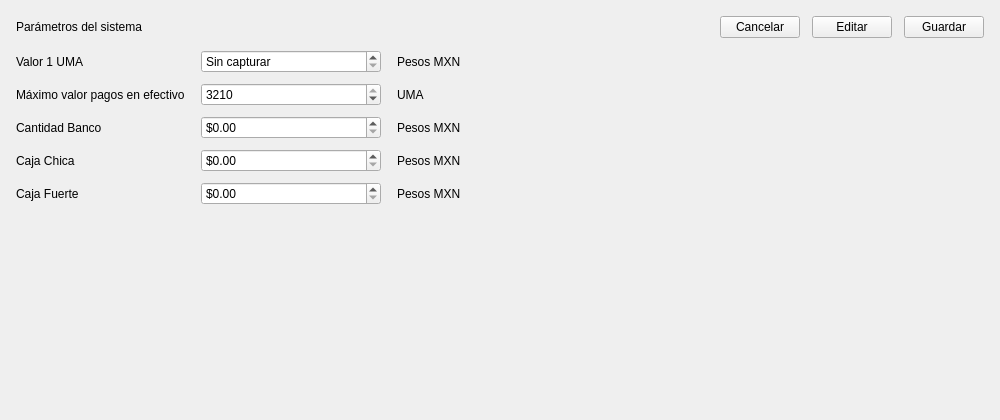
<?xml version="1.0" encoding="UTF-8"?>
<ui version="4.0">
 <class>SystemSettingsWidget</class>
 <widget class="QWidget" name="SystemSettingsWidget">
  <property name="geometry">
   <rect>
    <x>0</x>
    <y>0</y>
    <width>1000</width>
    <height>420</height>
   </rect>
  </property>
  <layout class="QVBoxLayout" name="systemSettingsLayout">
   <property name="leftMargin">
    <number>0</number>
   </property>
   <property name="topMargin">
    <number>0</number>
   </property>
   <property name="rightMargin">
    <number>0</number>
   </property>
   <property name="bottomMargin">
    <number>0</number>
   </property>
   <item>
    <widget class="QFrame" name="parametersCard">
     <property name="class" stdset="0">
      <string notr="true">card</string>
     </property>
     <layout class="QVBoxLayout" name="parametersCardLayout">
      <property name="spacing">
       <number>12</number>
      </property>
      <property name="leftMargin">
       <number>16</number>
      </property>
      <property name="topMargin">
       <number>16</number>
      </property>
      <property name="rightMargin">
       <number>16</number>
      </property>
      <property name="bottomMargin">
       <number>16</number>
      </property>
      <item>
       <layout class="QHBoxLayout" name="parametersHeaderLayout">
        <item>
         <widget class="QLabel" name="parametersTitle">
          <property name="text">
           <string>Parámetros del sistema</string>
          </property>
          <property name="class" stdset="0">
           <string notr="true">h3</string>
          </property>
         </widget>
        </item>
        <item>
         <spacer name="parametersHeaderSpacer">
          <property name="orientation">
           <enum>Qt::Orientation::Horizontal</enum>
          </property>
          <property name="sizeHint" stdset="0">
           <size>
            <width>40</width>
            <height>20</height>
           </size>
          </property>
         </spacer>
        </item>
        <item>
         <widget class="QPushButton" name="cancelButton">
          <property name="text">
           <string>Cancelar</string>
          </property>
          <property name="class" stdset="0">
           <string notr="true">secondary</string>
          </property>
         </widget>
        </item>
        <item>
         <widget class="QPushButton" name="editButton">
          <property name="text">
           <string>Editar</string>
          </property>
          <property name="icon">
           <iconset resource="../../../resources/Resources.qrc">
            <normaloff>:/icons/edit.svg</normaloff>:/icons/edit.svg</iconset>
          </property>
          <property name="class" stdset="0">
           <string notr="true">secondary</string>
          </property>
         </widget>
        </item>
        <item>
         <widget class="QPushButton" name="saveButton">
          <property name="text">
           <string>Guardar</string>
          </property>
          <property name="icon">
           <iconset resource="../../../resources/Resources.qrc">
            <normaloff>:/icons/save.png</normaloff>:/icons/save.png</iconset>
          </property>
          <property name="class" stdset="0">
           <string notr="true">primary</string>
          </property>
         </widget>
        </item>
       </layout>
      </item>
      <item>
       <layout class="QGridLayout" name="parametersGrid" columnstretch="0,0,0,1">
        <property name="horizontalSpacing">
         <number>16</number>
        </property>
        <property name="verticalSpacing">
         <number>10</number>
        </property>
        <item row="0" column="0">
         <widget class="QLabel" name="umaLabel">
          <property name="text">
           <string>Valor 1 UMA</string>
          </property>
          <property name="buddy">
           <cstring>umaSpin</cstring>
          </property>
         </widget>
        </item>
        <item row="0" column="1">
         <widget class="QDoubleSpinBox" name="umaSpin">
          <property name="minimumSize">
           <size>
            <width>180</width>
            <height>0</height>
           </size>
          </property>
          <property name="specialValueText">
           <string>Sin capturar</string>
          </property>
          <property name="prefix">
           <string notr="true">$</string>
          </property>
          <property name="maximum">
           <double>9999999999.989999771118164</double>
          </property>
          <property name="groupSeparatorShown">
           <bool>true</bool>
          </property>
          <property name="field" stdset="0">
           <string notr="true">umaDailyValue</string>
          </property>
         </widget>
        </item>
        <item row="0" column="2">
         <widget class="QLabel" name="umaUnit">
          <property name="text">
           <string>Pesos MXN</string>
          </property>
         </widget>
        </item>
        <item row="0" column="3">
         <widget class="QLabel" name="umaUpdated">
          <property name="class" stdset="0">
           <string notr="true">updated-at</string>
          </property>
         </widget>
        </item>
        <item row="1" column="0">
         <widget class="QLabel" name="cashLimitLabel">
          <property name="text">
           <string>Máximo valor pagos en efectivo</string>
          </property>
          <property name="buddy">
           <cstring>cashLimitSpin</cstring>
          </property>
         </widget>
        </item>
        <item row="1" column="1">
         <widget class="QSpinBox" name="cashLimitSpin">
          <property name="minimumSize">
           <size>
            <width>180</width>
            <height>0</height>
           </size>
          </property>
          <property name="toolTip">
           <string>La ley (LFPIORPI) no permite un tope mayor de 3,210 UMA; sí uno más estricto.</string>
          </property>
          <property name="minimum">
           <number>1</number>
          </property>
          <property name="maximum">
           <number>3210</number>
          </property>
          <property name="value">
           <number>3210</number>
          </property>
          <property name="groupSeparatorShown">
           <bool>true</bool>
          </property>
          <property name="field" stdset="0">
           <string notr="true">cashLimitUmaMultiple</string>
          </property>
         </widget>
        </item>
        <item row="1" column="2">
         <widget class="QLabel" name="cashLimitUnit">
          <property name="text">
           <string>UMA</string>
          </property>
         </widget>
        </item>
        <item row="1" column="3">
         <widget class="QLabel" name="cashLimitUpdated">
          <property name="class" stdset="0">
           <string notr="true">updated-at</string>
          </property>
         </widget>
        </item>
        <item row="2" column="0">
         <widget class="QLabel" name="bankLabel">
          <property name="text">
           <string>Cantidad Banco</string>
          </property>
          <property name="buddy">
           <cstring>bankSpin</cstring>
          </property>
         </widget>
        </item>
        <item row="2" column="1">
         <widget class="QDoubleSpinBox" name="bankSpin">
          <property name="minimumSize">
           <size>
            <width>180</width>
            <height>0</height>
           </size>
          </property>
          <property name="prefix">
           <string notr="true">$</string>
          </property>
          <property name="maximum">
           <double>9999999999.989999771118164</double>
          </property>
          <property name="groupSeparatorShown">
           <bool>true</bool>
          </property>
          <property name="field" stdset="0">
           <string notr="true">bankBalance</string>
          </property>
         </widget>
        </item>
        <item row="2" column="2">
         <widget class="QLabel" name="bankUnit">
          <property name="text">
           <string>Pesos MXN</string>
          </property>
         </widget>
        </item>
        <item row="2" column="3">
         <widget class="QLabel" name="bankUpdated">
          <property name="class" stdset="0">
           <string notr="true">updated-at</string>
          </property>
         </widget>
        </item>
        <item row="3" column="0">
         <widget class="QLabel" name="pettyCashLabel">
          <property name="text">
           <string>Caja Chica</string>
          </property>
          <property name="buddy">
           <cstring>pettyCashSpin</cstring>
          </property>
         </widget>
        </item>
        <item row="3" column="1">
         <widget class="QDoubleSpinBox" name="pettyCashSpin">
          <property name="minimumSize">
           <size>
            <width>180</width>
            <height>0</height>
           </size>
          </property>
          <property name="prefix">
           <string notr="true">$</string>
          </property>
          <property name="maximum">
           <double>9999999999.989999771118164</double>
          </property>
          <property name="groupSeparatorShown">
           <bool>true</bool>
          </property>
          <property name="field" stdset="0">
           <string notr="true">pettyCashBalance</string>
          </property>
         </widget>
        </item>
        <item row="3" column="2">
         <widget class="QLabel" name="pettyCashUnit">
          <property name="text">
           <string>Pesos MXN</string>
          </property>
         </widget>
        </item>
        <item row="3" column="3">
         <widget class="QLabel" name="pettyCashUpdated">
          <property name="class" stdset="0">
           <string notr="true">updated-at</string>
          </property>
         </widget>
        </item>
        <item row="4" column="0">
         <widget class="QLabel" name="safeLabel">
          <property name="text">
           <string>Caja Fuerte</string>
          </property>
          <property name="buddy">
           <cstring>safeSpin</cstring>
          </property>
         </widget>
        </item>
        <item row="4" column="1">
         <widget class="QDoubleSpinBox" name="safeSpin">
          <property name="minimumSize">
           <size>
            <width>180</width>
            <height>0</height>
           </size>
          </property>
          <property name="prefix">
           <string notr="true">$</string>
          </property>
          <property name="maximum">
           <double>9999999999.989999771118164</double>
          </property>
          <property name="groupSeparatorShown">
           <bool>true</bool>
          </property>
          <property name="field" stdset="0">
           <string notr="true">safeBalance</string>
          </property>
         </widget>
        </item>
        <item row="4" column="2">
         <widget class="QLabel" name="safeUnit">
          <property name="text">
           <string>Pesos MXN</string>
          </property>
         </widget>
        </item>
        <item row="4" column="3">
         <widget class="QLabel" name="safeUpdated">
          <property name="class" stdset="0">
           <string notr="true">updated-at</string>
          </property>
         </widget>
        </item>
       </layout>
      </item>
      <item>
       <widget class="QLabel" name="messageLabel">
        <property name="textFormat">
         <enum>Qt::TextFormat::PlainText</enum>
        </property>
        <property name="wordWrap">
         <bool>true</bool>
        </property>
        <property name="class" stdset="0">
         <string notr="true">error-text</string>
        </property>
       </widget>
      </item>
      <item>
       <widget class="QLabel" name="noticeLabel">
        <property name="textFormat">
         <enum>Qt::TextFormat::PlainText</enum>
        </property>
        <property name="wordWrap">
         <bool>true</bool>
        </property>
        <property name="class" stdset="0">
         <string notr="true">form-label</string>
        </property>
       </widget>
      </item>
     </layout>
    </widget>
   </item>
  </layout>
 </widget>
 <tabstops>
  <tabstop>editButton</tabstop>
  <tabstop>umaSpin</tabstop>
  <tabstop>cashLimitSpin</tabstop>
  <tabstop>bankSpin</tabstop>
  <tabstop>pettyCashSpin</tabstop>
  <tabstop>safeSpin</tabstop>
  <tabstop>cancelButton</tabstop>
  <tabstop>saveButton</tabstop>
 </tabstops>
 <resources>
  <include location="../../../resources/Resources.qrc"/>
 </resources>
 <connections/>
</ui>
